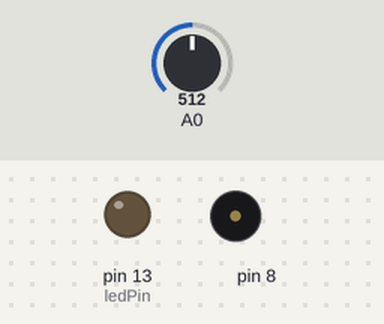
The sketch below on a simulated Arduino Uno, built with avr-gcc and run on an emulated ATmega328P. Parts: output pins drawn as LEDs (lit = HIGH), buzzer (waves = sounding). The inputs (shaded band) are chosen by the test bench; at power-on: A0 = 512.

Above: at 5.07 s.
Timing chart, 0 to 8.0 s (numbered marks = the images above):
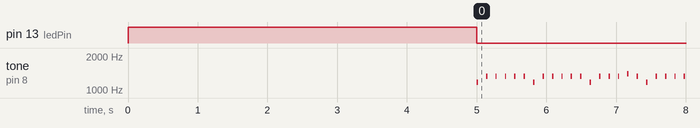

The sketch:

new_noise.ino
```cpp
int sensorValue;
int sensorLow = 1023;
int sensorHigh = 0;
int tempo = 135;

const int ledPin = 13;

void setup() {
  pinMode(ledPin, OUTPUT);
  digitalWrite(ledPin, HIGH);

  while (millis() < 5000) {
    sensorValue = analogRead(A0);
    if (sensorValue > sensorHigh) {
      sensorHigh = sensorValue;
    }
    if (sensorValue < sensorLow) {
      sensorLow = sensorValue;
    }
  }

  digitalWrite(ledPin, LOW);
}

void loop() {
  sensorValue = analogRead(A0);

  // REP 1

  // D
  tone(8, 1175, 20);
  delay(tempo);

    // E
    tone(8, 1319, 20);
    delay(tempo);

    tone(8, 1319, 20);
    delay(tempo);

    tone(8, 1319, 20);
    delay(tempo);

    tone(8, 1319, 20);
    delay(tempo);

    tone(8, 1319, 20);
    delay(tempo);

  // D
  tone(8, 1175, 20);
  delay(tempo);

    // E
    tone(8, 1319, 20);
    delay(tempo);

    tone(8, 1319, 20);
    delay(tempo);

    tone(8, 1319, 20);
    delay(tempo);

    tone(8, 1319, 20);
    delay(tempo);

    tone(8, 1319, 20);
    delay(tempo);

   // D
  tone(8, 1175, 20);
  delay(tempo);

    // E
    tone(8, 1319, 20);
    delay(tempo);

    tone(8, 1319, 20);
    delay(tempo);

    tone(8, 1319, 20);
    delay(tempo);

    tone(8, 1397, 20);
    delay(tempo);

    tone(8, 1319, 20);
    delay(tempo);


    // REP 2

  // D
  tone(8, 1175, 20);
  delay(tempo);

    // E
    tone(8, 1319, 20);
    delay(tempo);

    tone(8, 1319, 20);
    delay(tempo);

    tone(8, 1319, 20);
    delay(tempo);

    tone(8, 1319, 20);
    delay(tempo);

    tone(8, 1319, 20);
    delay(tempo);

  // D
  tone(8, 1175, 20);
  delay(tempo);

    // E
    tone(8, 1319, 20);
    delay(tempo);

    tone(8, 1319, 20);
    delay(tempo);

    tone(8, 1319, 20);
    delay(tempo);

    tone(8, 1319, 20);
    delay(tempo);

    tone(8, 1319, 20);
    delay(tempo);

   // D
  tone(8, 1175, 20);
  delay(tempo);

    // E
    tone(8, 1319, 20);
    delay(tempo);

    tone(8, 1319, 20);
    delay(tempo);

    tone(8, 1319, 20);
    delay(tempo);

    tone(8, 1397, 20);
    delay(tempo);

    tone(8, 1319, 20);
    delay(tempo);


    // REP 3

  // D
  tone(8, 1175, 20);
  delay(tempo);

    // E
    tone(8, 1319, 20);
    delay(tempo);

    tone(8, 1319, 20);
    delay(tempo);

    tone(8, 1319, 20);
    delay(tempo);

    tone(8, 1319, 20);
    delay(tempo);

    tone(8, 1319, 20);
    delay(tempo);

  // D
  tone(8, 1175, 20);
  delay(tempo);

    // E
    tone(8, 1319, 20);
    delay(tempo);

    tone(8, 1319, 20);
    delay(tempo);

    tone(8, 1319, 20);
    delay(tempo);

    tone(8, 1319, 20);
    delay(tempo);

    tone(8, 1319, 20);
    delay(tempo);

   // D
  tone(8, 1175, 20);
  delay(tempo);

    // E
    tone(8, 1319, 20);
    delay(tempo);

    tone(8, 1319, 20);
    delay(tempo);

    tone(8, 1319, 20);
    delay(tempo);

    tone(8, 1397, 20);
    delay(tempo);

    tone(8, 1319, 20);
    delay(tempo);


    // REP 4

  // D
  tone(8, 1175, 20);
  delay(tempo);

    // E
    tone(8, 1319, 20);
    delay(tempo);

  // E
    tone(8, 1319, 20);
    delay(tempo);

    tone(8, 1319, 20);
    delay(tempo);

    tone(8, 1319, 20);
    delay(tempo);

    tone(8, 1319, 20);
      delay(tempo);


     // E
    tone(8, 1339, 20);
    delay(tempo);

    tone(8, 1339, 20);
    delay(tempo);

    tone(8, 1339, 20);
    delay(tempo);

  // E
    tone(8, 1339, 20);
    delay(tempo);

    tone(8, 1339, 20);
    delay(tempo);

    tone(8, 1339, 20);
    delay(tempo);

    tone(8, 1339, 20);
      delay(tempo);

      tone(8, 1339, 20);
    delay(tempo);

    tone(8, 1339, 20);
    delay(tempo);

    tone(8, 1339, 20);
    delay(tempo);

    tone(8, 1339, 20);
      delay(tempo);

        tone(8, 1339, 20);
      delay(tempo);


  delay(10);
}
```

Measured:
- by itself, tone on pin 8: plays 1175 Hz for 0.02 s, 1319 Hz for 0.02 s, 1319 Hz for 0.02 s, 1319 Hz for 0.02 s, 1319 Hz for 0.02 s, 1319 Hz for 0.02 s … (925 notes in this stretch)
